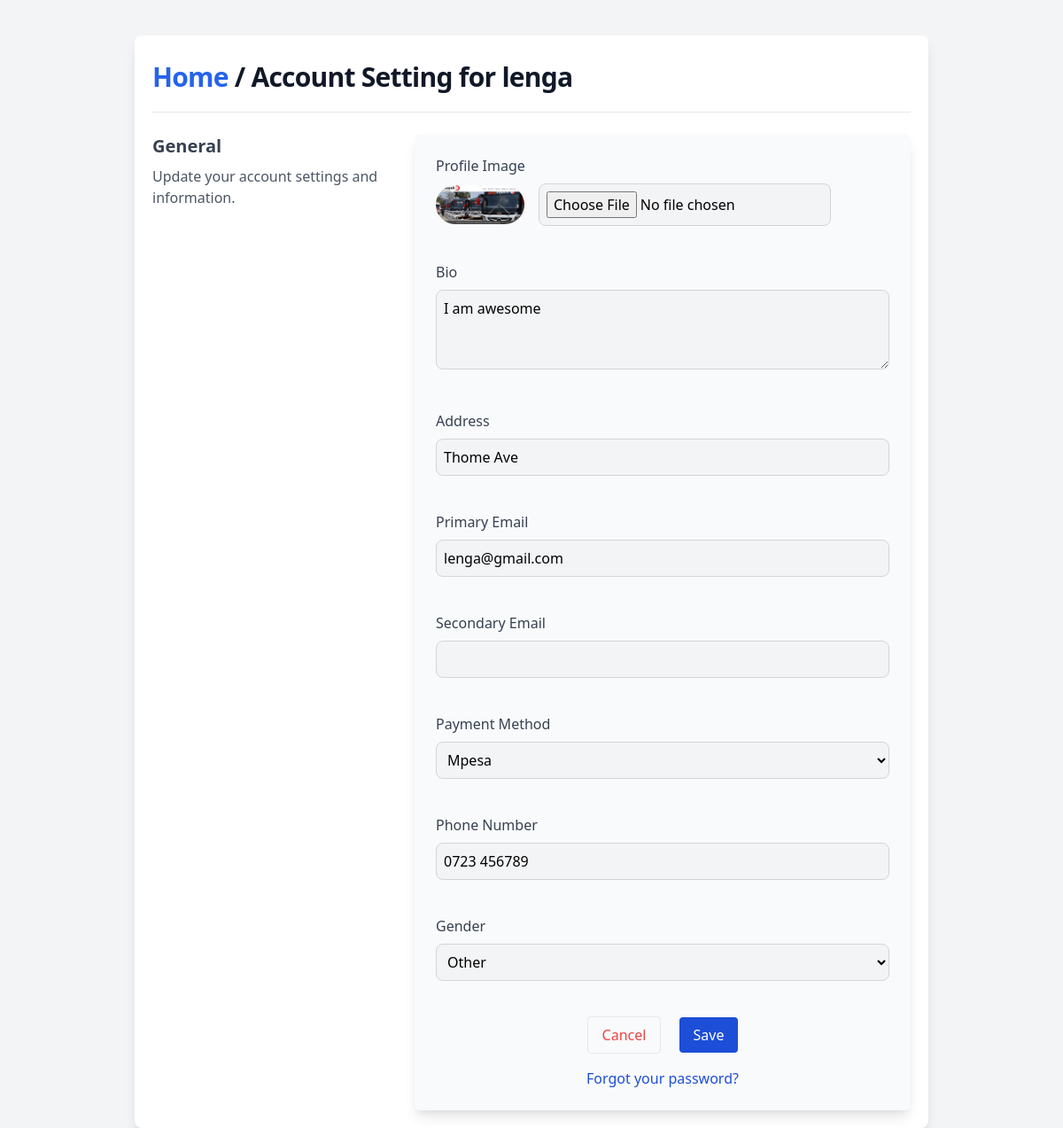
The app's page /settings (signed in) with its own data.
### main/models.py (models this page shows, shortened)
class Profile(models.Model):
    user = models.OneToOneField(User, on_delete=models.CASCADE)
    phone_number = models.IntegerField(blank=True)
    profile_img = models.ImageField(upload_to = 'profile_images/', default='blank-profile-picture.png')
    address = models.CharField(max_length=255, blank=True)
    bio = models.TextField(blank=True)
    primary_email = models.EmailField(max_length=255, blank=True)
    secondary_email = models.EmailField(max_length=255, blank=True)
    PAYMENT_METHOD_CHOICES = (
        ('mpesa', 'Mpesa'),
        ('paypal', 'PayPal'),
    )
    payment_method = models.CharField(max_length=10, choices=PAYMENT_METHOD_CHOICES, blank=True)
    GENDER_CHOICES = (
        ('male', 'Male'),
        ('female', 'Female'),
        ('other', 'Other'),
    )
    gender = models.CharField(max_length=10, choices=GENDER_CHOICES, blank=True)

### main/views.py (the view, shortened to what this page needs)
# urls.py: path('settings', views.settings, name='settings'),
@login_required(login_url="/login")
def settings(request):
    user_profile = Profile.objects.get(user=request.user)
    return render(request, 'setting.html', {'user_profile': user_profile})

### templates/setting.html (shortened to what this page needs)
{% load static %}
<!DOCTYPE html>
<html lang="en">
<head>
    <link rel="stylesheet" href="https://cdnjs.cloudflare.com/ajax/libs/tailwindcss/2.2.19/tailwind.min.css">
    <link rel="stylesheet" href="https://cdnjs.cloudflare.com/ajax/libs/intl-tel-input/17.0.8/css/intlTelInput.min.css">
</head>
<body class="bg-gray-100">
    <div class="container mx-auto mt-10 p-5 bg-white rounded-lg shadow-lg max-w-4xl">
        <h1 class="text-3xl font-bold leading-none text-gray-900 tracking-tight mt-3 mb-6">
            <a href="{% if user.is_superuser %}/admin_template{% else %}/home{% endif %}" class="text-blue-600">Home</a> / Account Setting for
            <b>{{ user.username }}</b>
        </h1>
        <hr class="mb-6">
        <div class="grid lg:grid-cols-3 gap-8">
            <div>
                <h3 class="text-xl mb-2 font-semibold text-gray-700">General</h3>
                <p class="text-gray-600">Update your account settings and information.</p>
            </div>
            <div class="bg-gray-50 rounded-md lg:shadow-lg shadow col-span-2 p-6">
                <form action="" method="POST" enctype="multipart/form-data" id="settingsForm">
                    <div class="grid grid-cols-2 gap-6">
                        <div class="col-span-2 mb-4">
                            <label for="profile_img" class="block text-gray-700 font-medium mb-2">Profile Image</label>
                            <div class="flex items-center">
                                <img width="100" height="100" src="{{ user_profile.profile_img.url }}" class="rounded-full mr-4" />
                                <input type="file" name="profile_img" class="shadow-none bg-gray-100 p-2 border border-gray-300 rounded-lg">
                            </div>
                        </div>
                        <div class="col-span-2 mb-4">
                            <label for="bio" class="block text-gray-700 font-medium mb-2">Bio</label>
                            <textarea id="bio" name="bio" rows="3" class="shadow-none bg-gray-100 p-2 border border-gray-300 rounded-lg w-full">{{ user_profile.bio }}</textarea>
                        </div>
                        <div class="col-span-2 mb-4">
                            <label for="address" class="block text-gray-700 font-medium mb-2">Address</label>
                            <input type="text" id="address" name="address" value="{{ user_profile.address }}" class="shadow-none bg-gray-100 p-2 border border-gray-300 rounded-lg w-full">
                        </div>
                        <div class="col-span-2 mb-4">
                            <label for="primary_email" class="block text-gray-700 font-medium mb-2">Primary Email</label>
                            <input type="email" id="primary_email" name="primary_email" value="{{ user_profile.primary_email }}" class="shadow-none bg-gray-100 p-2 border border-gray-300 rounded-lg w-full">
                        </div>
                        <div class="col-span-2 mb-4">
                            <label for="secondary_email" class="block text-gray-700 font-medium mb-2">Secondary Email</label>
                            <input type="email" id="secondary_email" name="secondary_email" value="{{ user_profile.secondary_email }}" class="shadow-none bg-gray-100 p-2 border border-gray-300 rounded-lg w-full">
                        </div>
                        <div class="col-span-2 mb-4">
                            <label for="payment_method" class="block text-gray-700 font-medium mb-2">Payment Method</label>
                            <select id="payment_method" name="payment_method" class="shadow-none bg-gray-100 p-2 border border-gray-300 rounded-lg w-full">
                                <option value="mpesa" {% if user_profile.payment_method == "mpesa" %}selected{% endif %}>Mpesa</option>
                            </select>
                        </div>
                        <div class="col-span-2 mb-4">
                            <label for="phone_number" class="block text-gray-700 font-medium mb-2">Phone Number</label>
                            <input type="tel" id="phone_number" name="phone_number" value="{{ user_profile.phone_number }}" class="shadow-none bg-gray-100 p-2 border border-gray-300 rounded-lg w-full">
                        </div>
                        <div class="col-span-2 mb-4">
                            <label for="gender" class="block text-gray-700 font-medium mb-2">Gender</label>
                            <select id="gender" name="gender" class="shadow-none bg-gray-100 p-2 border border-gray-300 rounded-lg w-full">
                                <option value="other" {% if user_profile.gender == "other" %}selected{% endif %}>Other</option>
                            </select>
                        </div>
                    </div>
                    <div class="flex flex-col items-center mt-6 space-y-4">
                        <div class="space-x-4">
                            <button class="p-2 px-4 rounded bg-gray-50 text-red-500 border border-grey-300 hover:bg-gray-200 hover:text-red-700">
                                <a href="{% if user.is_superuser %}/admin_template{% else %}/home{% endif %}">Cancel</a>
                            </button>
                            <button type="submit" class="p-2 px-4 rounded bg-blue-700 text-white hover:bg-blue-800">
                                Save
                            </button>
                        </div>
                        <a href="/password_reset" class="text-blue-700 hover:underline">Forgot your password?</a>
                    </div>
                </form>
            </div>
        </div>
    </div>
</body>
</html>

### records on screen
Profile: profile_img (picture), bio "I am awesome", address "Thome Ave", primary_email "lenga@gmail.com", payment_method "Mpesa", phone_number "0723 456789", gender "Other"

### other values on screen
{{ user.username }} "lenga"
